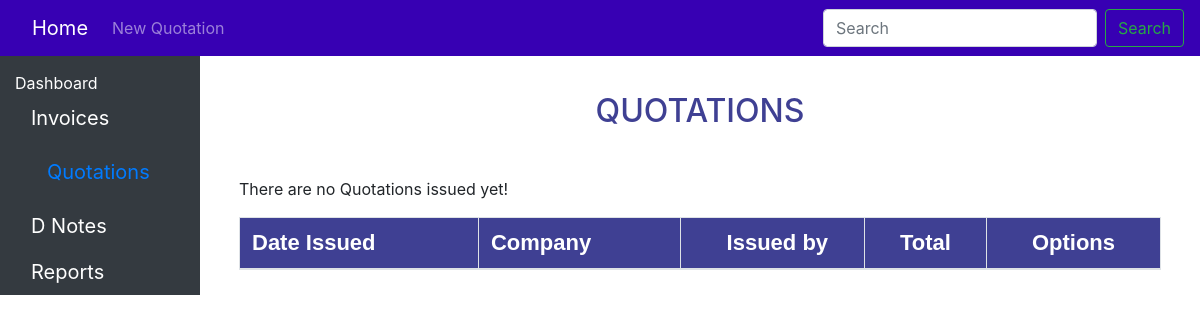
Before: /system/quotations/ with the older database file.
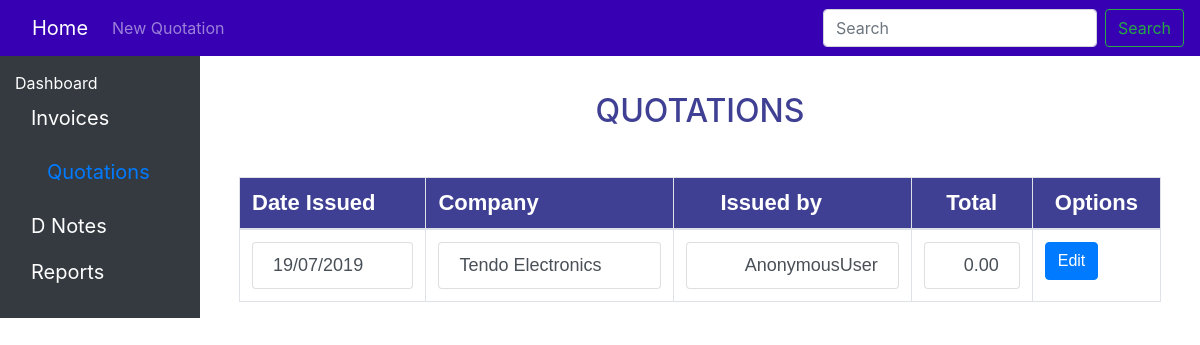
After: the same page with the newer database file.
### system/models.py (models this page shows, shortened)
class Quotation(models.Model):
    ref_number = models.CharField(max_length = 15)
    total = models.DecimalField(default=0.0,decimal_places=2,max_digits=25)
    customer = models.CharField(max_length = 50)
    customer_address = models.CharField(max_length = 50)
    user_name =models.CharField(default='Grasp Chemicals',max_length = 25)
    date_created = models.DateTimeField('date_published')

### system/views.py (the view)
# urls.py: path('quotations/', views.quotations, name='quotations'),
def quotations(request):
        quotation_list= Quotation.objects.order_by('-date_created')
        template= 'system/quotations/quotations.html'
        return render(request,template,{'quotation_list':quotation_list})

### system/templates/system/quotations/quotations.html (shortened to what the changed rows need)
{% load static %}
<link rel="stylesheet" type="text/css" href="{% static "system/css/styles.css" %}">
<link rel="stylesheet" type="text/css" href="{% static "system/css/bootstrap.min.css" %}" >
<link rel="stylesheet" type="text/css" href="{% static "system/css/bootstrap.css" %}" >
<link rel="stylesheet" href=" {% static "system/css/footer.css"%} ">
<link rel="stylesheet" href="http://cdnjs.cloudflare.com/ajax/libs/font-awesome/4.6.3/css/font-awesome.min.css">
{% load static %}
<div class="container-fluid">
  <div class="row">
    <main role="main" class="col-md-9 ml-sm-auto col-lg-10 pt-3 px-4">
  <center><h2 style="padding-top:8%;">QUOTATIONS<br><br></h2></center>
  <div class="container">
    <table class="table  table-hover  ">
      <thead>
        <tr style="background-color:#3F4093;"class="p">
          <th class= "table-bordered"scope="col-1" style="color: white;">Date Issued</th>
          <th class= "table-bordered"scope="col-1" style="color: white;">Company</th>
          <th class= "table-bordered"scope="col" style="color: white;padding-left:5%;" >Issued by</th>
          <th class= "header table-bordered "scope="col" style="color: white;">Total</th>
          <th class= "header table-bordered "scope="col" style="color: white;">Options</th>
        </tr>
      </thead>
      <tbody>
        {% load django_template_maths %}
        {% if quotation_list %}
        {% for q in quotation_list%}
          {% with total=q.total %}
            <tr>
              <td class= "table-bordered"><a href="{% url 'system:qdetail' q.id%}" class="list-group-item list-group-item-action"> {{q.date_created|date:"d"}}/{{q.date_created|date:"m"}}/{{q.date_created|date:"Y"}}</a>
              <td class= "table-bordered">
                <a href="{% url 'system:qdetail' q.id%}" class="list-group-item list-group-item-action"> {{q.customer}}</a>
              </td>
              <td class="data table-bordered"><a href="{% url 'system:qdetail' q.id%}" class="list-group-item list-group-item-action"> {{q.user_name}}</a></td>
              <td class="data table-bordered"><a href="{% url 'system:qdetail' q.id%}" class="list-group-item list-group-item-action"> {{q.total}}</a></td>
              <td  class=" table-bordered" style="align:center">
                {% if q.total <= 0 %}
                <a href="{% url 'system:qpreview' q.id%}" class=" btn btn-primary float-sm-left" style="text-align:center; margin-right:10px;">Edit</a>
                {% else %}
                <a class="  btn  disabled" href="#"style="color:#000000;text-align:center">Issued</a>
                {%endif%}
              </td>
            </tr>
            {% endwith %}
        {% endfor %}
        {% else %}
        <p>There are no Quotations issued yet!</p>
        {% endif %}
      </tbody>
    </table>
  </main>
</div>
</div>

Changed rows visible on the page:
added Quotation: date_created "19", date_created "07", date_created "2019", customer "Tendo Electronics", user_name "AnonymousUser", total "0.00", shows "Edit"
Other visible differences:
text no longer shown: "There are no Quotations issued yet!"
